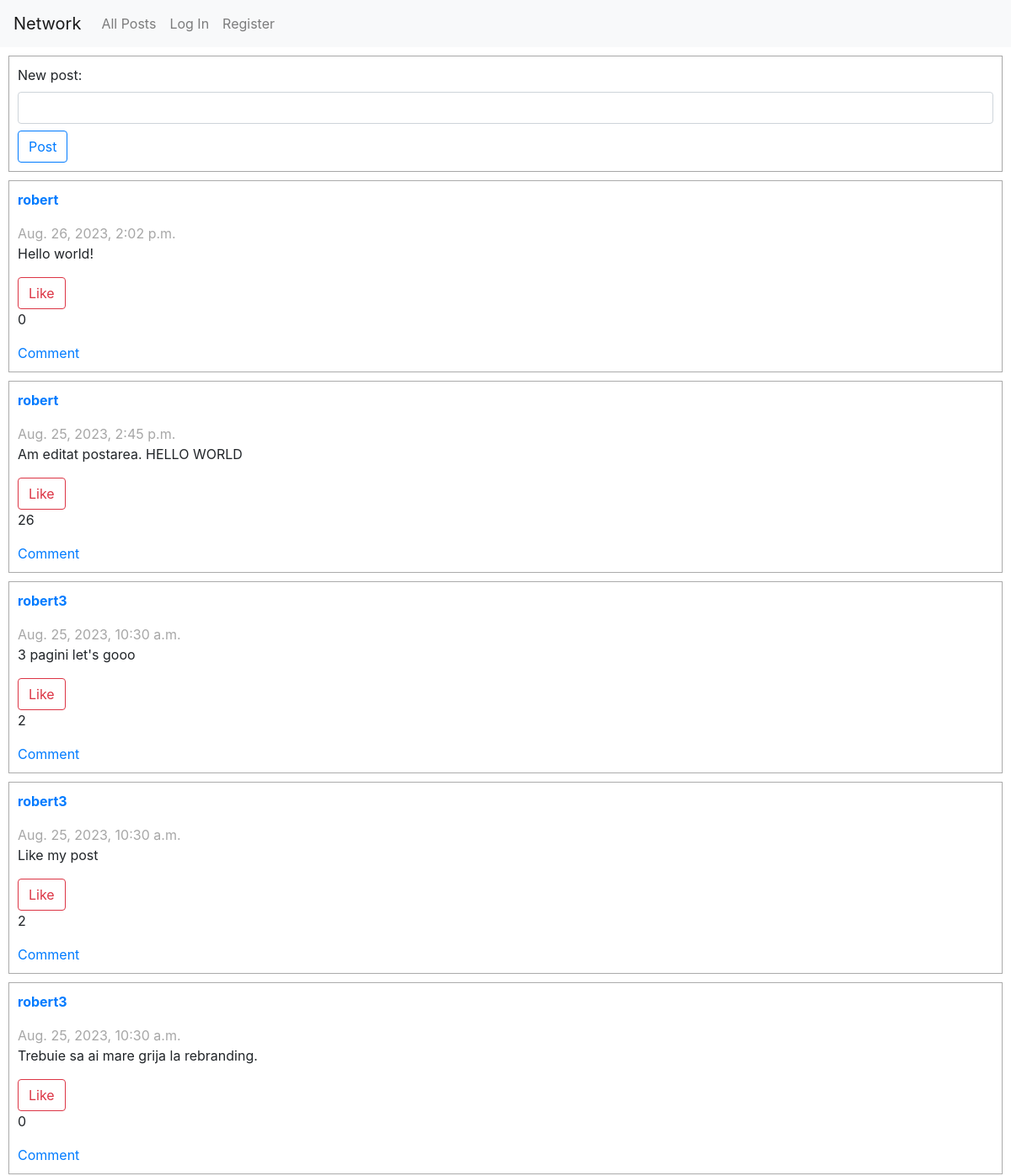
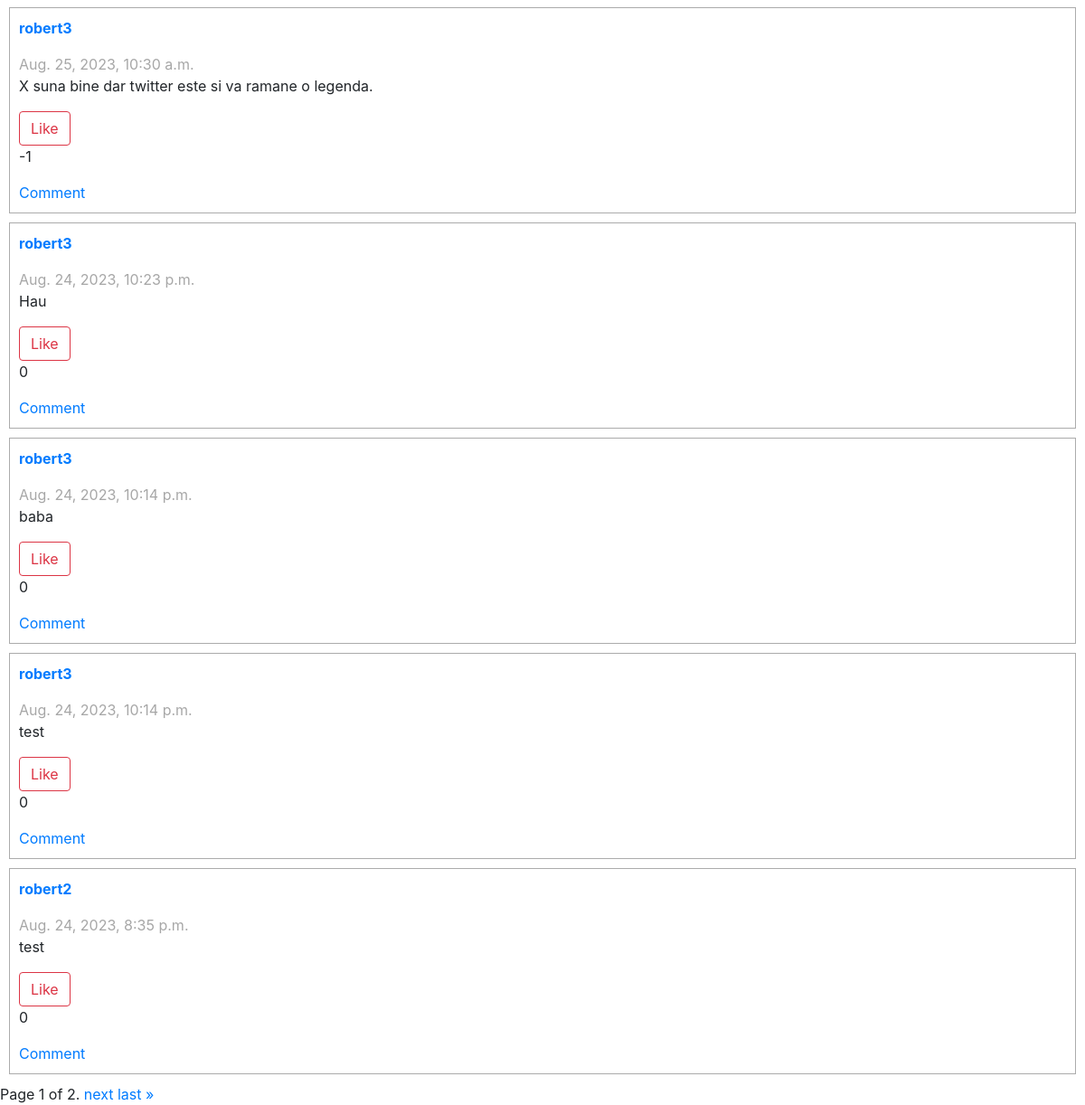
The page / on the database its author committed (2 pictures, top to bottom).
### network/models.py (models this page shows, shortened)
class UserPost(models.Model):
    user = models.ForeignKey(User, on_delete=models.CASCADE)
    timestamp = models.DateTimeField(auto_now_add=True)
    content = models.CharField(max_length=512)
    likes = models.IntegerField(default=0)

class User(AbstractUser):
    pass

### network/views.py (the view)
# urls.py: path("", views.index, name="index"),
def index(request):
    allPosts = UserPost.objects.order_by('-timestamp')
    paginator = Paginator(allPosts, 10)
    page_number = request.GET.get("page")
    page_obj = paginator.get_page(page_number)
    if request.user.is_authenticated:
        user = request.user
        liked_posts = PostLike.objects.filter(user=user).values_list('post__id', flat=True)
        return render(request, "network/index.html", {
            'allPosts': allPosts,
            'UserPostForm': UserPostForm(),
            "page_obj": page_obj,
            "likedPosts":list(liked_posts)
        })
    else:
        return render(request, "network/index.html", {
            'allPosts': allPosts,
            'UserPostForm': UserPostForm(),
            "page_obj": page_obj
            })

### network/forms.py
class UserPostForm(ModelForm):
    def __init__(self, *args, **kwargs):
        super().__init__(*args, **kwargs)
        self.fields['content'].widget.attrs['class'] = "form-control mb-2"
        self.fields['content'].label = "New post"
    class Meta:
        model = UserPost
        fields = ["content"]

### network/templates/network/index.html (shortened to what this page needs)
{% extends "network/layout.html" %}
{% block body %}
    <form class="post-form" action="{% url 'createpost' %}" method="POST" enctype="multipart/form-data">
        {{UserPostForm}}
        <input type="submit" value="Post" class="btn btn-outline-primary">
    </form>
    {% for post in page_obj %}
        <div class="post-container" postid="{{post.id}}">
            <div class="post-principal-container">
                <a href="{% url 'userprofile' post.user.username%}"><p class="post-username">{{post.user.username}}</p></a>
            </div>
            <div class="post-second-container">
                <p class="post-timestamp">{{post.timestamp}}</p>
                <p class="post-content">{{post.content}}</p>
                    <button class="btn btn-outline-danger like-btn">
                        {% if post.id in likedPosts %}
                            Unlike
                        {% else %}
                            Like
                        {% endif %}
                    </button>
                <p class="post-likes">{{ post.likes }}</p>
                <a href="" class="text-decoration-none">Comment</a>
            </div>
        </div>
    {% endfor %}
    <div class="pagination">
        <span class="step-links">
            <span class="current">
                Page {{ page_obj.number }} of {{ page_obj.paginator.num_pages }}.
            </span>
            {% if page_obj.has_next %}
                <a href="?page={{ page_obj.next_page_number }}">next</a>
                <a href="?page={{ page_obj.paginator.num_pages }}">last &raquo;</a>
            {% endif %}
        </span>
    </div>
{% endblock %}

### network/templates/network/layout.html (shortened to what this page needs)
{% load static %}
<!DOCTYPE html>
<html lang="en">
    <head>
        <link rel="stylesheet" href="https://stackpath.bootstrapcdn.com/bootstrap/4.4.1/css/bootstrap.min.css">
        <link href="/network/static/network//styles.css" rel="stylesheet">
    </head>
    <body>
        <nav class="navbar navbar-expand-lg navbar-light bg-light">
            <a class="navbar-brand" href="#">Network</a>
            <div>
              <ul class="navbar-nav mr-auto">
                <li class="nav-item">
                  <a class="nav-link" href="{% url 'index' %}">All Posts</a>
                </li>
                {% if user.is_authenticated %}
                    <li class="nav-item">
                        <a class="nav-link" href="{% url 'following' %}">Following</a>
                    </li>
                    <li class="nav-item">
                        <a class="nav-link" href="{% url 'logout' %}">Log Out</a>
                    </li>
                {% else %}
                    <li class="nav-item">
                        <a class="nav-link" href="{% url 'login' %}">Log In</a>
                    </li>
                    <li class="nav-item">
                        <a class="nav-link" href="{% url 'register' %}">Register</a>
                    </li>
                {% endif %}
              </ul>
            </div>
          </nav>
        <div class="body">
            {% block body %}
            {% endblock %}
        </div>
    </body>
</html>

### network/static/network/styles.css (style rules this page uses)
.post-container { display:flex; margin: 10px; border:1px solid rgb(171, 171, 171); padding:10px; flex-direction: column; }
.post-principal-container { display:flex; align-items: center; justify-content: space-between; }
.post-username { font-weight: bold; text-align: center; margin-right:5px; }
.post-timestamp { margin-bottom: 0; color:rgb(167, 167, 167); }
.post-form { margin:10px; border:1px solid rgb(167, 167, 167); padding:10px; }

### rows shown on the page
UserPost: user.username "robert", timestamp "Aug. 26, 2023, 2:02 p.m.", content "Hello world!", shows "Like", likes "0"
UserPost: user.username "robert", timestamp "Aug. 25, 2023, 2:45 p.m.", content "Am editat postarea. HELLO WORLD", shows "Like", likes "26"
UserPost: user.username "robert3", timestamp "Aug. 25, 2023, 10:30 a.m.", content "3 pagini let's gooo", shows "Like", likes "2"
UserPost: user.username "robert3", timestamp "Aug. 25, 2023, 10:30 a.m.", content "Like my post", likes "2"
UserPost: user.username "robert3", timestamp "Aug. 25, 2023, 10:30 a.m.", content "Trebuie sa ai mare grija la rebranding.", shows "Like", likes "0"
UserPost: user.username "robert3", timestamp "Aug. 25, 2023, 10:30 a.m.", content "X suna bine dar twitter este si va ramane o legenda.", shows "Like", likes "-1"
UserPost: user.username "robert3", timestamp "Aug. 24, 2023, 10:23 p.m.", content "Hau", shows "Like", likes "0"
UserPost: user.username "robert3", timestamp "Aug. 24, 2023, 10:14 p.m.", content "baba", shows "Like", likes "0"
UserPost: user.username "robert3", timestamp "Aug. 24, 2023, 10:14 p.m.", content "test", shows "Like", likes "0"
UserPost: user.username "robert2", timestamp "Aug. 24, 2023, 8:35 p.m.", content "test", shows "Like", likes "0"

### other values the page prints
{{ page_obj.number }} "1"
{{ page_obj.paginator.num_pages }} "2"
